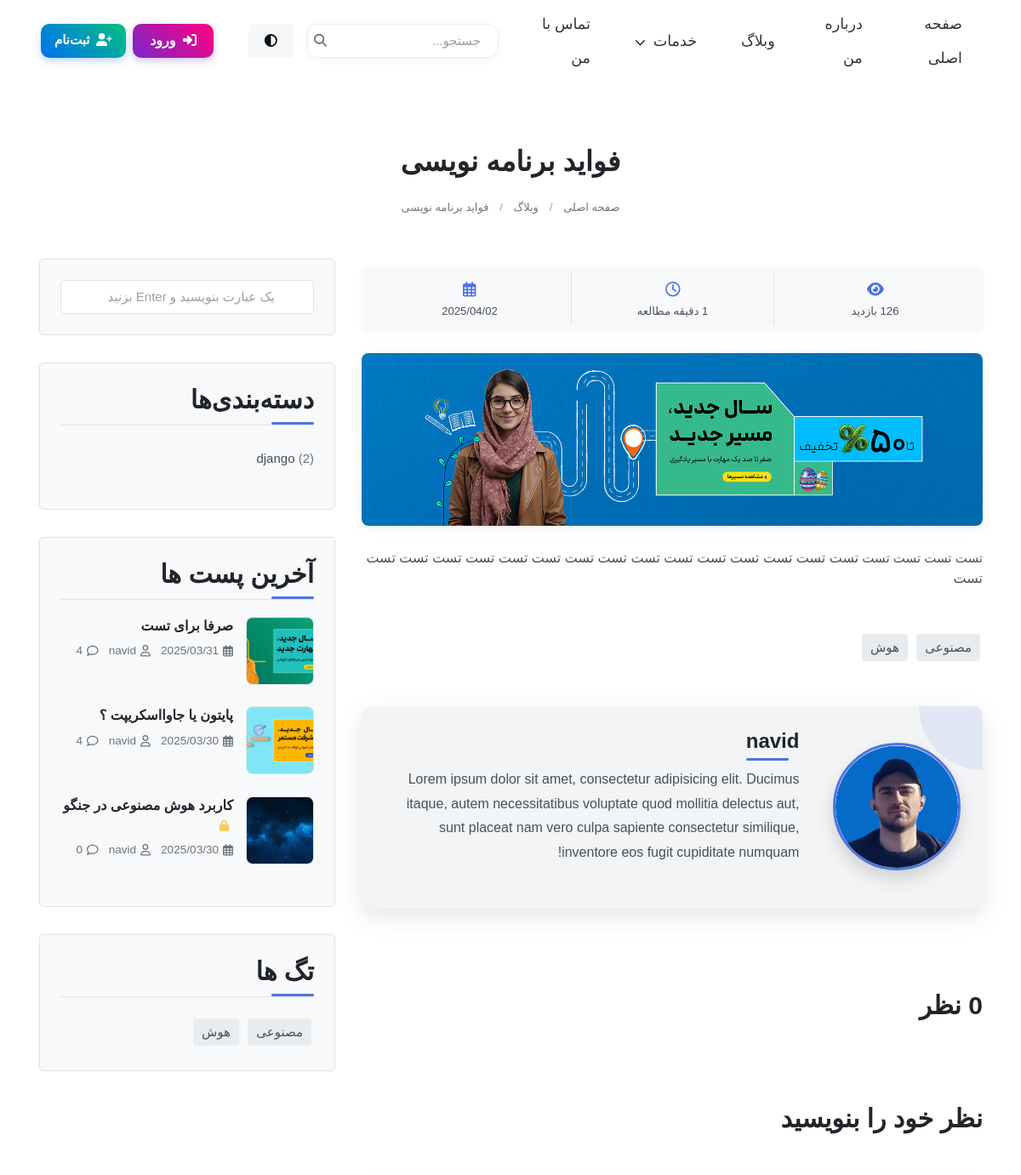
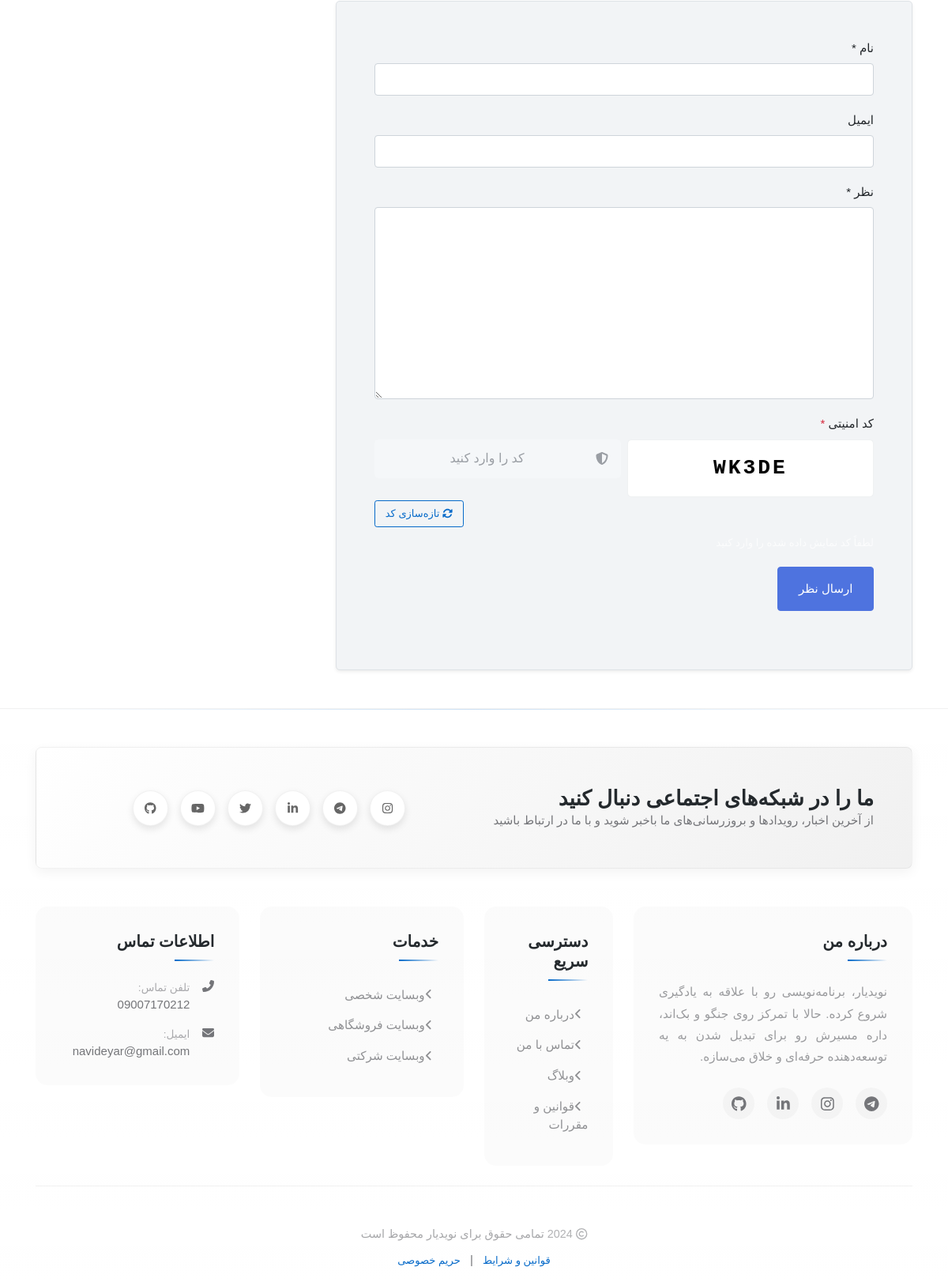
Page /blog/py_lens/ on the committed database (2 pictures, top to bottom).
### blog/models.py (models this page shows, shortened)
class Post(models.Model):
    author = models.ForeignKey(User, on_delete=models.SET_NULL, null=True, blank=True)
    title = models.CharField(max_length=200 , unique=True )
    slug = models.SlugField(max_length=255, unique=True, null=True, blank=True)
    content = models.TextField()
    image = models.ImageField(upload_to='blog_images/', default='blog_images/default.jpg')
    category = models.ForeignKey(Category, on_delete=models.CASCADE, null=True, blank=True)
    tags = TaggableManager()
    count_views = models.IntegerField(default=0)
    status = models.BooleanField(default=False)
    publish_at = models.DateTimeField(null=True, blank=True)
    created_at = models.DateTimeField(auto_now_add=True)
    updated_at = models.DateTimeField(auto_now=True)
    login_required = models.BooleanField(default=False)
    class Meta:
        ordering = ['-created_at']
    def save(self, *args, **kwargs):
        if not self.slug:
            self.slug = slugify(self.title)
        super().save(*args, **kwargs)

class Category(models.Model):
    name = models.CharField(max_length=200)
    def get_post_count(self):
        return self.post_set.filter(status=True).count()

### blog/views.py (the view)
# urls.py: path('<slug:slug>/', views.blog_single, name='blog_single'),
def blog_single(request, slug):
    if not slug or slug == '':
        return redirect('blog:blog')
    captcha_code = generate_captcha_code()
    post = get_object_or_404(Post, slug=slug, status=True)
    if post.login_required and not request.user.is_authenticated:
        messages.warning(request, "برای مشاهده این مطلب باید وارد حساب کاربری خود شوید")
        return HttpResponseRedirect(reverse('accounts:login') + f'?next={request.path}')
    if request.method == 'POST':
        form = CommentForm(request.POST)
        server_captcha = request.POST.get('server_captcha', '')
        user_captcha = request.POST.get('captcha_input', '')
        if user_captcha.upper() != server_captcha.upper():
            messages.error(request, "کد امنیتی وارد شده صحیح نیست.")
            comments = Comment.objects.filter(post=post.id, approved=True).order_by('-created_at')
            categories = Category.objects.filter(post=post)
            word_count = len(post.content.split())
            reading_time = max(1, round(word_count / 200))
            latest_posts = Post.objects.filter(status=True).exclude(id=post.id).order_by('-created_at')[:3]
            context = {
                'post': post,
                'categories': categories,
                'reading_time': reading_time,
                'tags': post.tags.all(),
                'comments': comments,
                'form': form,
                'latest_posts': latest_posts,
                'captcha_code': captcha_code
            }
            return render(request, 'blog/blog-single.html', context)
        if form.is_valid():
            comment = form.save(commit=False)
            comment.post = post
            comment.save()
            messages.success(request, 'نظر شما با موفقیت ثبت شد و پس از تایید نمایش داده خواهد شد')
            return redirect('blog:blog_single', slug=slug)
        else:
            for field, errors in form.errors.items():
                for error in errors:
                    messages.error(request, f"خطا در فیلد {field}: {error}")
    else:
        form = CommentForm()
    comments = Comment.objects.filter(post=post.id, approved=True).order_by('-created_at')
    categories = Category.objects.filter(post=post)
    post.count_views += 1
    post.save()
    word_count = len(post.content.split())
    reading_time = max(1, round(word_count / 200))
    latest_posts = Post.objects.filter(status=True).exclude(id=post.id).order_by('-created_at')[:3]
    context = {
        'post': post,
        'categories': categories,
        'reading_time': reading_time,
        'tags': post.tags.all(),
        'comments': comments,
        'form': form,
        'latest_posts': latest_posts,
        'captcha_code': captcha_code
    }
    return render(request, 'blog/blog-single.html', context)

### blog/forms.py
class CommentForm(forms.ModelForm):
    email = forms.EmailField(required=False, label='ایمیل')
    class Meta:
        model = Comment
        fields = ['name', 'email', 'message']

### blog/views.py (called while the page is built)
def generate_captcha_code(length=5):
    characters = string.ascii_uppercase + string.digits
    characters = characters.replace('0', '').replace('O', '').replace('1', '').replace('I', '')
    return ''.join(random.choice(characters) for _ in range(length))

### templates/blog/blog-single.html (shortened to what this page needs)
{% extends 'base.html' %}
{% load static %}
{% load humanize %}
{% block extra_css %}
<link rel="stylesheet" href="{% static 'css/blog-single.css' %}">
<link rel="stylesheet" href="https://cdnjs.cloudflare.com/ajax/libs/animate.css/4.1.1/animate.min.css">
{% endblock %}
{% block content %}
<section class="ftco-section mt-5 pt-4 pb-5">
  <div class="container">
    <div class="row mb-2">
      <div class="col-12 text-center">
        <h2 class="mb-2">{{ post.title }}
        </h2>
      </div>
    </div>
      <div class="d-flex justify-content-center position-relative mb-4">
        <nav aria-label="breadcrumb">
          <ol class="breadcrumb mb-0">
            <li class="breadcrumb-item"><a href="/">صفحه اصلی</a></li>
            <li class="breadcrumb-item"><a href="{% url 'blog:blog' %}">وبلاگ</a></li>
            <li class="breadcrumb-item"><a href="{{ request.path }}">{{post.title}}</a></li>
          </ol>
        </nav>
      </div>
    <div class="row">
      <div class="col-lg-8">
        <div class="post-meta mb-4 p-2 rounded w-100" style="margin-top: 1.5rem;">
          <div class="row g-0">
            <div class="col-4 text-center border-end py-2">
              <div class="icon mb-1"><i class="fas fa-eye"></i></div>
              <div class="info small">{{ post.count_views }} بازدید</div>
            </div>
            <div class="col-4 text-center border-end py-2">
              <div class="icon mb-1"><i class="far fa-clock"></i></div>
              <div class="info small">{{ reading_time }} دقیقه مطالعه</div>
            </div>
            <div class="col-4 text-center py-2">
              <div class="icon mb-1"><i class="far fa-calendar-alt"></i></div>
              <div class="info small">{{ post.created_at|date:"Y/m/d" }}</div>
            </div>
          </div>
        </div>
        <div class="post-image-container mb-4">
          <img src="{{post.image.url}}" alt="{{post.title}}" class="img-fluid rounded w-100" style="max-height: 500px; object-fit: cover;">
        </div>
        <p>{{ post.content|safe }}</p>
        <div class="tag-widget post-tag-container mb-5 mt-5">
          <div class="tagcloud">
            {% for tag in tags %}
            <a href="{% url 'blog:blog' %}?tag={{ tag.name }}" class="tag-cloud-link">{{ tag.name }}</a>
            {% empty %}
            <p>هیچ تگی یافت نشد</p>
            {% endfor %}
          </div>
        </div>
        <div class="about-author p-4">
          <div class="author-container">
            <div class="author-image">
              <img src="{% static 'images/about/3333.png' %}" alt="{{post.author.username}}" class="img-fluid">
            </div>
            <div class="author-content">
              <h3>{{post.author.username}}</h3>
              <p>Lorem ipsum dolor sit amet, consectetur adipisicing elit. Ducimus itaque, autem necessitatibus voluptate quod mollitia delectus aut, sunt placeat nam vero culpa sapiente consectetur similique, inventore eos fugit cupiditate numquam!</p>
            </div>
          </div>
        </div>
        <div class="pt-5 mt-5" id="comments-section">
          <h3 class="mb-5">{{ comments.count }} نظر</h3>
          <div class="comment-form-wrap pt-5">
            <h3 class="mb-5">نظر خود را بنویسید</h3>
            <form action="{% url 'blog:blog_single' post.slug %}" method="post" class="p-5">
              {% if request.user.is_authenticated %}
                <input type="hidden" name="name" value="{{ request.user.username }}">
                <input type="hidden" name="email" value="{{ request.user.email }}">
                <div class="alert alert-info d-flex align-items-center animate__animated animate__fadeIn" role="alert" style="border-right: 3px solid #17a2b8; background-color: rgba(23, 162, 184, 0.1); box-shadow: 0 1px 5px rgba(0,0,0,0.08); padding: 10px 12px; margin-bottom: 20px; border-radius: 4px; max-width: 100%; font-size: 14px;">
                  <div style="margin-left: 8px; font-size: 16px; color: #17a2b8;">
                    <i class="fas fa-info-circle"></i>
                  </div>
                  <div style="margin-right: 4px; font-size: 14px; font-weight: 400;">
                    نام و ایمیل شما به صورت خودکار از حساب کاربری‌تان استفاده خواهد شد.
                  </div>
                </div>
              {% else %}
                <div class="form-group">
                  <label for="name">نام *</label>
                  <input type="text" class="form-control" id="name" name="name" required>
                </div>
                <div class="form-group">
                  <label for="email">ایمیل</label>
                  <input type="email" class="form-control" id="email" name="email">
                </div>
              {% endif %}
              <div class="form-group">
                <label for="message">نظر *</label>
                <textarea name="message" id="message" cols="30" rows="10" class="form-control" required></textarea>
              </div>
              <div class="form-group">
                <label for="captcha-input" class="form-label">کد امنیتی <span class="text-danger">*</span></label>
                <div class="row g-2">
                    <div class="col-6">
                        <div class="captcha-container bg-white border rounded p-3 text-center">
                            <span id="captcha-code" class="fw-bold fs-4 user-select-none"
                                style="letter-spacing: 3px; font-family: 'Courier New', monospace; color: #000; text-shadow: 1px 1px 2px rgba(0,0,0,0.1);">{{ captcha_code }}</span>
                        </div>
                    </div>
                    <div class="col-6">
                        <div class="input-group input-group-lg">
                            <span class="input-group-text bg-light rounded-start border-0 text-secondary px-3">
                                <i class="fas fa-shield-alt"></i>
                            </span>
                            <input type="text" class="form-control border-0 bg-light rounded-end ps-1 text-center"
                                placeholder="کد را وارد کنید" id="captcha-input" name="captcha_input" required>
                        </div>
                    </div>
                </div>
                <div class="d-flex justify-content-end mt-1">
                    <a href="{{ request.path }}" class="btn btn-sm btn-outline-primary">
                        <i class="fas fa-sync-alt"></i> تازه‌سازی کد
                    </a>
                </div>
                <small class="text-muted d-block mt-1">لطفاً کد نمایش داده شده را وارد کنید</small>
              </div>
              <div class="form-group">
                <input type="submit" value="ارسال نظر" class="btn py-3 px-4 btn-primary">
              </div>
            </form>
          </div>
        </div>
      </div>
      <div class="col-lg-4 sidebar">
        <div class="sidebar-box">
          <form action="{% url 'blog:blog' %}" method="get" class="search-form">
            <div class="form-group">
              <input type="text" class="form-control" name="q" placeholder="یک عبارت بنویسید و Enter بزنید" required>
            </div>
          </form>
        </div>
        <div class="sidebar-box">
          <h3 class="heading-sidebar">دسته‌بندی‌ها</h3>
          <ul class="categories">
            {% for category in categories %}
            <li><a href="{% url 'blog:blog' %}?category={{ category.name }}">{{ category.name }} <span>({{ category.get_post_count }})</span></a></li>
            {% empty %}
            <li><a href="{% url 'blog:blog' %}">بدون دسته‌بندی</a></li>
            {% endfor %}
          </ul>
        </div>
        <div class="sidebar-box">
          <h3 class="heading-sidebar">آخرین پست ها</h3>
          {% for post in latest_posts %}
          <div class="block-21 mb-4 d-flex">
            <a class="blog-img mr-4" style="background-image: url('{{ post.image.url }}');"></a>
            <div class="text">
              <h3 class="heading"><a href="{% url 'blog:blog_single' post.slug %}">{{ post.title }}</a>
                {% if post.login_required %}
                <i class="fas fa-lock text-warning sidebar-lock-icon" title="این مطلب فقط برای کاربران ثبت‌نام شده قابل مشاهده است"></i>
                {% endif %}
              </h3>
              <div class="meta">
                <div><a href="#"><i class="far fa-calendar-alt" style="margin-left: 5px;"></i> {{ post.created_at|date:"Y/m/d" }}</a></div>
                <div><a href="#"><i class="far fa-user" style="margin-left: 5px;"></i> {{ post.author.first_name }}</a></div>
                <div><a href="#comments-section"><i class="far fa-comment" style="margin-left: 5px;"></i> {{ post.comment_set.filter.count }}</a></div>
              </div>
            </div>
          </div>
          {% empty %}
          <p>هیچ پستی یافت نشد.</p>
          {% endfor %}
        </div>
        <div class="sidebar-box">
          <h3 class="heading-sidebar">تگ ها</h3>
          <div class="tagcloud">
            {% for tag in tags %}
            <a href="{% url 'blog:blog' %}?tag={{ tag.name }}" class="tag-cloud-link">{{ tag.name }}</a>
            {% empty %}
            <p>هیچ تگی یافت نشد</p>
            {% endfor %}
          </div>
        </div>
      </div>
    </div>
  </div>
</section>
{% endblock %}

### templates/blog/blog-single.html (style rules this page uses)
.post-meta { box-shadow: 0 2px 10px rgba(0, 0, 0, 0.03); border-radius: 6px; transition: all 0.3s ease; max-width: 100%; display: inline-block; background-color: var(--bg-sidebar); }
.post-meta .icon { font-size: 1.1rem; color: var(--primary-color); }
.post-meta .info { font-weight: 500; color: var(--text-secondary); line-height: 1.2; }
.border-end { border-left: 1px solid var(--border-color) !important; border-right: none !important; }
.post-image-container { overflow: hidden; border-radius: 8px; box-shadow: 0 3px 15px rgba(0, 0, 0, 0.05); transition: all 0.3s ease; }
.post-image-container img { transition: all 0.5s ease; }
.heading-sidebar { position: relative; padding-bottom: 10px; margin-bottom: 20px; font-weight: 600; }
.heading-sidebar:after { content: ''; position: absolute; bottom: 0; right: 0; width: 50px; height: 3px; background-color: var(--primary-color); border-radius: 3px; transition: all 0.3s ease; }
.sidebar-lock-icon { font-size: 0.8em; margin-right: 5px; vertical-align: middle; opacity: 0.8; transition: all 0.3s ease; animation: float 2s ease-in-out infinite; }

### templates/base.html (style rules this page uses)
:root { --card-bg-light: linear-gradient(145deg, #ffffff, #f5f5f5); --card-bg-dark: linear-gradient(145deg, #2c3e50, #1a252f); --text-light: #2c3e50; --text-dark: #ecf0f1; --text-muted-light: #34495e; --text-muted-dark: rgba(236, 240, 241, 0.7); --border-light: rgba(0,0,0,0.1); --border-dark: rgba(255,255,255,0.1); --hover-shadow-light: rgba(0,0,0,0.1); --hover-shadow-dark: rgba(0,0,0,0.3); --icon-bg-light: rgba(78, 115, 223, 0.1); --icon-bg-dark: rgba(78, 115, 223, 0.2); --item-hover-light: rgba(78, 115, 223, 0.05); --item-hover-dark: rgba(78, 115, 223, 0.1); --accent-light: #4e73df; --accent-dark: #6a93ff; }

### rows in the picture
Post: title "فواید برنامه نویسی", created_at "2025/04/02", image (picture), content "تست تست تست تست تست تست تست تست تست تست تست تست تست تست تست تست تست تست تست تست", author.username "navid"
Tag: name "مصنوعی"
Tag: name "هوش"
Category: name "django", get_post_count "2"
Post: image (picture), title "صرفا برای تست", created_at "2025/03/31", author.first_name "navid", comment_set.filter.count "4"
Post: image (picture), title "پایتون یا جاوااسکریپت ؟", created_at "2025/03/30", author.first_name "navid", comment_set.filter.count "4"
Post: image (picture), title "کاربرد هوش مصنوعی در جنگو", login_required True (drawn), created_at "2025/03/30", author.first_name "navid", comment_set.filter.count "0"

### other values in the picture
{{ captcha_code }} "WK3DE"
